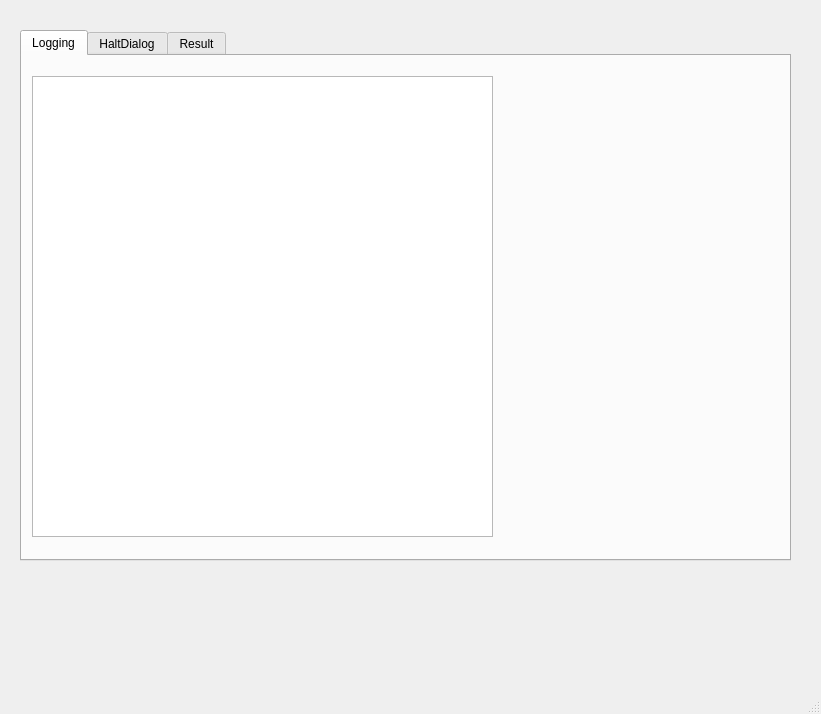
<?xml version="1.0" encoding="UTF-8"?>
<ui version="4.0">
 <class>MainWindow</class>
 <widget class="QMainWindow" name="MainWindow">
  <property name="geometry">
   <rect>
    <x>0</x>
    <y>0</y>
    <width>821</width>
    <height>714</height>
   </rect>
  </property>
  <property name="windowTitle">
   <string>MainWindow</string>
  </property>
  <widget class="QWidget" name="centralwidget">
   <widget class="QTabWidget" name="tabWidget">
    <property name="geometry">
     <rect>
      <x>20</x>
      <y>30</y>
      <width>771</width>
      <height>531</height>
     </rect>
    </property>
    <property name="currentIndex">
     <number>0</number>
    </property>
    <widget class="QWidget" name="LoggingTab">
     <attribute name="title">
      <string>Logging</string>
     </attribute>
     <widget class="QListView" name="listView_2">
      <property name="geometry">
       <rect>
        <x>10</x>
        <y>20</y>
        <width>461</width>
        <height>461</height>
       </rect>
      </property>
     </widget>
    </widget>
    <widget class="QWidget" name="HaltDialogTab">
     <attribute name="title">
      <string>HaltDialog</string>
     </attribute>
    </widget>
    <widget class="QWidget" name="ResultTab">
     <attribute name="title">
      <string>Result</string>
     </attribute>
     <widget class="QListView" name="listView">
      <property name="geometry">
       <rect>
        <x>90</x>
        <y>50</y>
        <width>441</width>
        <height>331</height>
       </rect>
      </property>
     </widget>
    </widget>
   </widget>
  </widget>
  <widget class="QMenuBar" name="menubar">
   <property name="geometry">
    <rect>
     <x>0</x>
     <y>0</y>
     <width>821</width>
     <height>22</height>
    </rect>
   </property>
  </widget>
  <widget class="QStatusBar" name="statusbar"/>
 </widget>
 <resources/>
 <connections/>
</ui>
